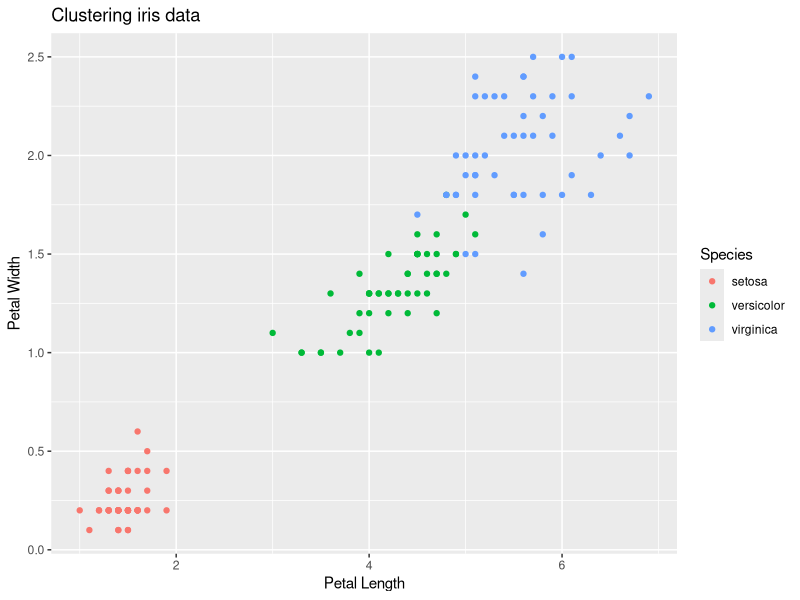

Reproduce this figure in R.
library(tidyverse)

iris %>% ggplot(aes(x = Petal.Length, y = Petal.Width, color = Species)) +
  geom_point()+
  labs(
    x = "Petal Length",
    y = "Petal Width",
    title = "Clustering iris data"
  )
